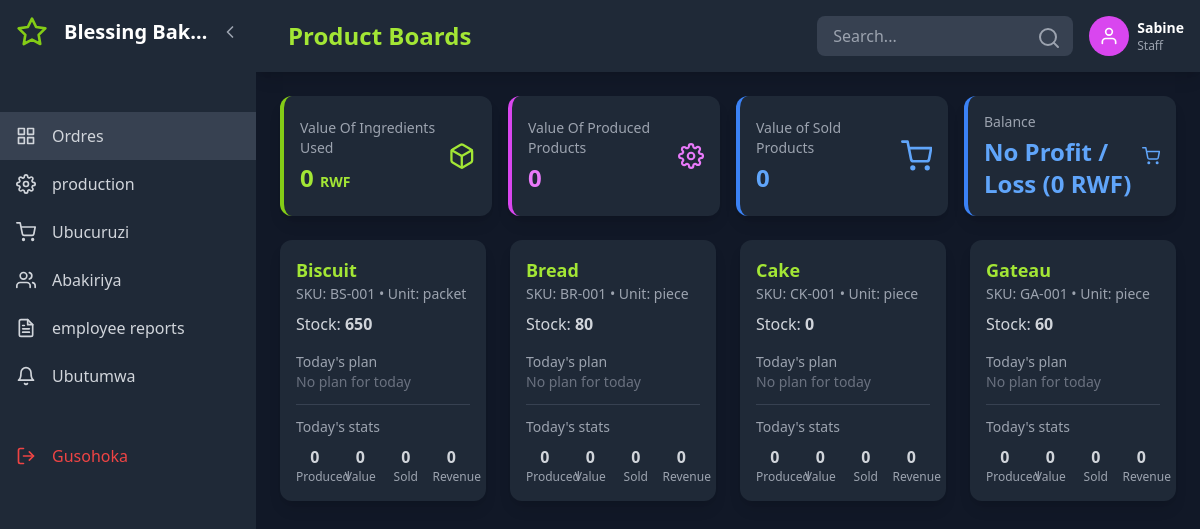
Screenshot of /?page=product_boards (signed in) with the database file from the repository.
### tables this page shows
CREATE TABLE `system_settings` (
  `id` int(11) NOT NULL,
  `business_name` varchar(255) DEFAULT 'Bakery Management System',
  `currency` varchar(10) DEFAULT 'Frw',
  `timezone` varchar(50) DEFAULT 'Africa/Kigali',
  `date_format` varchar(20) DEFAULT 'Y-m-d',
  `low_stock_threshold` int(11) DEFAULT 10,
  `updated_at` datetime DEFAULT current_timestamp() ON UPDATE current_timestamp()
);

CREATE TABLE `products` (
  `id` int(11) NOT NULL,
  `name` varchar(150) NOT NULL,
  `sku` varchar(80) DEFAULT NULL,
  `price` decimal(10,2) DEFAULT 0.00,
  `unit` varchar(20) DEFAULT NULL,
  `created_at` datetime DEFAULT current_timestamp(),
  `stock` int(11) NOT NULL DEFAULT 0
);

### app/views/product_boards.php (the view, shortened to what the rows shown need)
<div class="grid grid-cols-1 md:grid-cols-2 lg:grid-cols-4 gap-6">
    <?php foreach($products as $product):
        $pid = $product['id'];
        $planList = $plansByProduct[$pid] ?? [];
        $stat = $statsByProduct[$pid] ?? null;
    ?>
    <div class="bg-gray-800 rounded-xl p-4 shadow-lg">
        <div class="flex justify-between items-start">
            <div>
                <h3 class="text-lg font-bold text-lime-400"><?= htmlspecialchars($product['name']) ?></h3>
                <p class="text-gray-400 text-sm">SKU: <?= htmlspecialchars($product['sku'] ?? '') ?> • Unit: <?= htmlspecialchars($product['unit'] ?? '') ?></p>
                <p class="text-gray-300 mt-2">Stock: <span class="font-semibold"><?= number_format($product['stock'],0) ?></span></p>
            </div>
        </div>
        <div class="mt-4">
            <h4 class="text-sm text-gray-400">Today's plan</h4>
            <?php if(empty($planList)): ?>
                <p class="text-gray-500 text-sm">No plan for today</p>
            <?php endif; ?>
        </div>
        <div class="mt-3 border-t border-gray-700 pt-3">
            <h4 class="text-sm text-gray-400">Today's stats</h4>
            <div class="grid grid-cols-4 gap-2 mt-2 text-center">
                <div>
                    <div class="text-gray-300 font-semibold"><?= intval($stat['produced'] ?? 0) ?></div>
                    <div class="text-gray-400 text-xs">Produced</div>
                </div>
                <div>
                    <div class="text-gray-300 font-semibold"><?= number_format($stat['product_value'], 0) ?></div>
                    <div class="text-gray-400 text-xs">Value</div>
                </div>
                <div>
                    <div class="text-gray-300 font-semibold"><?= intval($stat['sold'] ?? 0) ?></div>
                    <div class="text-gray-400 text-xs">Sold</div>
                </div>
                <div>
                    <div class="text-gray-300 font-semibold"><?= number_format($stat['revenue'] ?? 0,0) ?></div>
                    <div class="text-gray-400 text-xs">Revenue</div>
                </div>
            </div>
        </div>
    </div>
    <?php endforeach; ?>
</div>

### app/views/header.php (shortened to what the rows shown need)
<?php
    $user = $_SESSION['user_id'] ?? null;
    $user_role = $_SESSION['role'] ?? 'employee';
    $user_name = $_SESSION['username'] ?? 'User';
    $current_page = $_GET['page'] ?? 'dashboard';
    $theme = $_SESSION['theme'] ?? 'dark';
    $language = $_SESSION['language'] ?? 'en';
if ($user):
?>
<!DOCTYPE html>
<html lang="<?= htmlspecialchars($language) ?>" class="<?= $theme === 'dark' ? 'dark' : '' ?>">
<head>
    <script src="https://cdn.tailwindcss.com"></script>
</head>
<body class="<?= $theme === 'dark' ? 'bg-gray-900 text-white' : 'bg-gray-100 text-gray-900' ?> min-h-screen flex">
    <div id="sidebar" class="sidebar sidebar-expanded bg-gray-800 fixed h-full overflow-hidden z-50">
        <div class="p-4 flex items-center justify-between">
            <div class="flex items-center min-w-0">
                <i data-feather="star" class="text-lime-500 w-8 h-8 flex-shrink-0"></i>
                <span class="logo-text ml-4 text-xl font-bold truncate"><?php echo $conn->query("SELECT business_name FROM system_settings LIMIT 1")->fetchColumn(); ?></span>
            </div>
            <button id="sidebarToggle" class="text-gray-400 hover:text-white ml-2 flex-shrink-0">
                <i data-feather="chevron-left" class="w-5 h-5 sidebar-toggle-icon"></i>
            </button>
        </div>
        <nav class="mt-8">
            <?php if ($user_role === 'admin'): ?>
                <div class="px-4 py-2 text-xs font-semibold text-lime-400 uppercase tracking-wider">
                    <span class="nav-item-text"><?= t('dashboard') ?></span>
                </div>
                <a href="?page=dashboard" class="nav-item flex items-center px-4 py-3 text-gray-300 hover:bg-gray-700 hover:text-lime-400 transition-colors <?= $current_page === 'dashboard' ? 'bg-gray-700 text-lime-400' : '' ?>">
                    <i data-feather="pie-chart" class="w-5 h-5 flex-shrink-0"></i>
                    <span class="nav-item-text ml-4 truncate"><?= t('dashboard') ?></span>
                </a>
                <a href="?page=employees" class="nav-item flex items-center px-4 py-3 text-gray-300 hover:bg-gray-700 hover:text-lime-400 transition-colors <?= $current_page === 'employees' ? 'bg-gray-700 text-lime-400' : '' ?>">
                    <i data-feather="users" class="w-5 h-5 flex-shrink-0"></i>
                    <span class="nav-item-text ml-4 truncate"><?= t('employees') ?></span>
                </a>
                <a href="?page=raw_materials" class="nav-item flex items-center px-4 py-3 text-gray-300 hover:bg-gray-700 hover:text-lime-400 transition-colors <?= $current_page === 'raw_materials' ? 'bg-gray-700 text-lime-400' : '' ?>">
                    <i data-feather="box" class="w-5 h-5 flex-shrink-0"></i>
                    <span class="nav-item-text ml-4 truncate"><?= t('raw_materials') ?></span>
                </a>
                <a href="?page=products" class="nav-item flex items-center px-4 py-3 text-gray-300 hover:bg-gray-700 hover:text-lime-400 transition-colors <?= $current_page === 'products' ? 'bg-gray-700 text-lime-400' : '' ?>">
                    <i data-feather="package" class="w-5 h-5 flex-shrink-0"></i>
                    <span class="nav-item-text ml-4 truncate"><?= t('products') ?></span>
                </a>
                <a href="?page=product_boards" class="nav-item flex items-center px-4 py-3 text-gray-300 hover:bg-gray-700 hover:text-lime-400 transition-colors <?= $current_page === 'product_boards' ? 'bg-gray-700 text-lime-400' : '' ?>">
                    <i data-feather="grid" class="w-5 h-5 flex-shrink-0"></i>
                    <span class="nav-item-text ml-4 truncate"><?= t('product_boards') ?></span>
                </a>
                <a href="?page=suppliers" class="nav-item flex items-center px-4 py-3 text-gray-300 hover:bg-gray-700 hover:text-fuchsia-400 transition-colors <?= $current_page === 'sales' ? 'bg-gray-700 text-fuchsia-400' : '' ?>">
                    <i data-feather="shopping-cart" class="w-5 h-5 flex-shrink-0"></i>
                    <span class="nav-item-text ml-4 truncate"><?= t('sales') ?></span>
                <a href="?page=schedules" class="nav-item flex items-center px-4 py-3 text-gray-300 hover:bg-gray-700 hover:text-lime-400 transition-colors <?= $current_page === 'schedules' ? 'bg-gray-700 text-lime-400' : '' ?>">
                    <i data-feather="calendar" class="w-5 h-5 flex-shrink-0"></i>
                    <span class="nav-item-text ml-4 truncate"><?= t('schedules') ?></span>
                </a>
                <a href="?page=customers" class="nav-item flex items-center px-4 py-3 text-gray-300 hover:bg-gray-700 hover:text-lime-400 transition-colors <?= $current_page === 'customers' ? 'bg-gray-700 text-lime-400' : '' ?>">
                    <i data-feather="users" class="w-5 h-5 flex-shrink-0"></i>
                    <span class="nav-item-text ml-4 truncate"><?= t('customers') ?></span>
                </a>
                <a href="?page=admin_reports" class="nav-item flex items-center px-4 py-3 text-gray-300 hover:bg-gray-700 hover:text-lime-400 transition-colors <?= $current_page === 'admin_reports' ? 'bg-gray-700 text-lime-400' : '' ?>">
                    <i data-feather="file-text" class="w-5 h-5 flex-shrink-0"></i>
                    <span class="nav-item-text ml-4 truncate"><?= t('admin_reports') ?></span>
                </a>
                <a href="?page=notifications" class="nav-item flex items-center px-4 py-3 text-gray-300 hover:bg-gray-700 hover:text-lime-400 transition-colors <?= $current_page === 'notifications' ? 'bg-gray-700 text-lime-400' : '' ?>">
                    <i data-feather="bell" class="w-5 h-5 flex-shrink-0"></i>
                    <span class="nav-item-text ml-4 truncate"><?= t('notifications') ?></span>
                </a>
            <?php else: ?>
                <div class="px-4 py-2 text-xs font-semibold text-fuchsia-400 uppercase tracking-wider">
                </div>
                <a href="?page=product_boards" class="nav-item flex items-center px-4 py-3 text-gray-300 hover:bg-gray-700 hover:text-fuchsia-400 transition-colors <?= $current_page === 'product_boards' ? 'bg-gray-700 text-fuchsia-400' : '' ?>">
                    <i data-feather="grid" class="w-5 h-5 flex-shrink-0"></i>
                    <span class="nav-item-text ml-4 truncate"><?= t('product_boards') ?></span>
                </a>
                <a href="?page=production" class="nav-item flex items-center px-4 py-3 text-gray-300 hover:bg-gray-700 hover:text-fuchsia-400 transition-colors <?= $current_page === 'production' ? 'bg-gray-700 text-fuchsia-400' : '' ?>">
                    <i data-feather="settings" class="w-5 h-5 flex-shrink-0"></i>
                    <span class="nav-item-text ml-4 truncate"><?= t('production') ?></span>
                </a>
                <a href="?page=suppliers" class="nav-item flex items-center px-4 py-3 text-gray-300 hover:bg-gray-700 hover:text-fuchsia-400 transition-colors <?= $current_page === 'sales' ? 'bg-gray-700 text-fuchsia-400' : '' ?>">
                    <i data-feather="shopping-cart" class="w-5 h-5 flex-shrink-0"></i>
                    <span class="nav-item-text ml-4 truncate"><?= t('sales') ?></span>
                </a>
                <a href="?page=customers" class="nav-item flex items-center px-4 py-3 text-gray-300 hover:bg-gray-700 hover:text-fuchsia-400 transition-colors <?= $current_page === 'customers' ? 'bg-gray-700 text-fuchsia-400' : '' ?>">
                    <i data-feather="users" class="w-5 h-5 flex-shrink-0"></i>
                    <span class="nav-item-text ml-4 truncate"><?= t('customers') ?></span>
                </a>
                <a href="?page=employee_reports" class="nav-item flex items-center px-4 py-3 text-gray-300 hover:bg-gray-700 hover:text-fuchsia-400 transition-colors <?= $current_page === 'employee_reports' ? 'bg-gray-700 text-fuchsia-400' : '' ?>">
                    <i data-feather="file-text" class="w-5 h-5 flex-shrink-0"></i>
                    <span class="nav-item-text ml-4 truncate"><?= t('employee reports') ?></span>
                </a>
                <a href="?page=notifications" class="nav-item flex items-center px-4 py-3 text-gray-300 hover:bg-gray-700 hover:text-fuchsia-400 transition-colors <?= $current_page === 'notifications' ? 'bg-gray-700 text-fuchsia-400' : '' ?>">
                    <i data-feather="bell" class="w-5 h-5 flex-shrink-0"></i>
                    <span class="nav-item-text ml-4 truncate"><?= t('notifications') ?></span>
                </a>
            <?php endif; ?>
            <a href="?page=logout" class="nav-item flex items-center px-4 py-3 text-red-500 hover:bg-gray-700 hover:text-red-400 transition-colors mt-8">
                <i data-feather="log-out" class="w-5 h-5 flex-shrink-0"></i>
                <span class="nav-item-text ml-4 truncate"><?= t('logout') ?></span>
            </a>
        </nav>
    </div>
    <div id="mainContent" class="main-content main-expanded flex-1 transition-all duration-300">
        <header class="bg-gray-800 shadow-lg p-4 flex justify-between items-center">
            <div class="flex items-center space-x-4">
                <h1 class="text-2xl font-bold text-lime-400 capitalize"><?= str_replace('_', ' ', $current_page) ?></h1>
            </div>
            <div class="flex items-center space-x-4">
                <div class="relative hidden md:block">
                    <input type="text" placeholder="Search..." class="bg-gray-700 text-white px-4 py-2 rounded-lg focus:outline-none focus:ring-2 focus:ring-lime-500 w-64">
                    <i data-feather="search" class="absolute right-3 top-2.5 text-gray-400"></i>
                </div>
                <div class="flex items-center space-x-2">
                    <a href="?page=settings">
                        <div class="w-10 h-10 <?= $user_role === 'admin' ? 'bg-lime-500' : 'bg-fuchsia-500' ?> rounded-full flex items-center justify-center">
                            <i data-feather="user" class="w-5 h-5 text-white"></i>
                        </div>
                    </a>
                    <div class="hidden sm:block">
                        <p class="text-white font-semibold text-sm"><?= htmlspecialchars($user_name) ?></p>
                        <p class="text-gray-400 text-xs capitalize"><?= htmlspecialchars($user_role) ?></p>
                    </div>
                </div>
            </div>
        </header>
        <main class="p-6">
<?php else: ?>
<?php endif; ?>

### rows the page displays
system_settings: business_name "Blessing Bak…"
products: name "Biscuit", sku "BS-001", unit "packet", stock "650", produced "0", product_value "0", sold "0", revenue "0"
products: name "Bread", sku "BR-001", unit "piece", stock "80", produced "0", product_value "0", sold "0", revenue "0"
products: name "Cake", sku "CK-001", unit "piece", stock "0", produced "0", product_value "0", sold "0", revenue "0"
products: name "Gateau", sku "GA-001", unit "piece", stock "60", produced "0", product_value "0", sold "0", revenue "0"

### other values shown
t('product_boards') "Ordres"
t('production') "production"
t('sales') "Ubucuruzi"
t('customers') "Abakiriya"
t('employee reports') "employee reports"
t('notifications') "Ubutumwa"
t('logout') "Gusohoka"
str_replace('_', ' ', $current_page) "Product Boards"
$user_name "Sabine"
$user_role "Staff"
$daily_total_value_used "0"
$daily_total_revenue "0"
$daily_total_revenue_used "0"
$message "No Profit / Loss"
abs($balance) "0"
